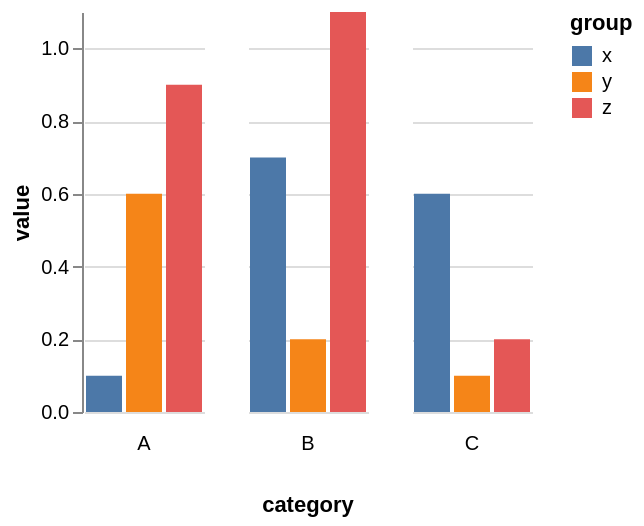

Write the Vega-Lite specification saved for this chart.
### Vega specification from a JSON file in a GitHub repository (floating-point values rounded to 4 significant figures)
{"$schema": "https://vega.github.io/schema/vega/v5.json", "background": "white", "padding": 5, "data": [{"name": "source_0", "values": [{"category": "A", "group": "x", "value": 0.1}, {"category": "A", "group": "y", "value": 0.6}, {"category": "A", "group": "z", "value": 0.9}, {"category": "B", "group": "x", "value": 0.7}, {"category": "B", "group": "y", "value": 0.2}, {"category": "B", "group": "z", "value": 1.1}, {"category": "C", "group": "x", "value": 0.6}, {"category": "C", "group": "y", "value": 0.1}, {"category": "C", "group": "z", "value": 0.2}]}, {"name": "data_0", "source": "source_0", "transform": [{"type": "stack", "groupby": ["group", "category"], "field": "value", "sort": {"field": [], "order": []}, "as": ["value_start", "value_end"], "offset": "zero"}, {"type": "filter", "expr": "isValid(datum[\"value\"]) && isFinite(+datum[\"value\"])"}]}, {"name": "column_domain", "source": "data_0", "transform": [{"type": "aggregate", "groupby": ["category"]}]}], "signals": [{"name": "x_step", "value": 20}, {"name": "child_width", "update": "bandspace(domain('x').length, 0.1, 0.05) * x_step"}, {"name": "child_height", "value": 200}], "layout": {"padding": 20, "titleAnchor": {"column": "end"}, "offset": {"columnTitle": 10}, "columns": {"signal": "length(data('column_domain'))"}, "bounds": "full", "align": "all"}, "marks": [{"name": "column-title", "type": "group", "role": "column-title", "title": {"text": "category", "style": "guide-title", "orient": "bottom", "offset": 10}}, {"name": "row_header", "type": "group", "role": "row-header", "encode": {"update": {"height": {"signal": "child_height"}}}, "axes": [{"scale": "y", "orient": "left", "grid": false, "title": "value", "labelOverlap": true, "tickCount": {"signal": "ceil(child_height/40)"}, "zindex": 0}]}, {"name": "column_footer", "type": "group", "role": "column-footer", "from": {"data": "column_domain"}, "sort": {"field": "datum[\"category\"]", "order": "ascending"}, "title": {"text": {"signal": "isValid(parent[\"category\"]) ? parent[\"category\"] : \"\"+parent[\"category\"]"}, "style": "guide-label", "frame": "group", "orient": "bottom", "offset": 10}, "encode": {"update": {"width": {"signal": "child_width"}}}}, {"name": "cell", "type": "group", "style": "cell", "from": {"facet": {"name": "facet", "data": "data_0", "groupby": ["category"]}}, "sort": {"field": ["datum[\"category\"]"], "order": ["ascending"]}, "encode": {"update": {"width": {"signal": "child_width"}, "height": {"signal": "child_height"}}}, "marks": [{"name": "child_marks", "type": "rect", "style": ["bar"], "from": {"data": "facet"}, "encode": {"update": {"fill": {"scale": "color", "field": "group"}, "ariaRoleDescription": {"value": "bar"}, "description": {"signal": "\"group: \" + (isValid(datum[\"group\"]) ? datum[\"group\"] : \"\"+datum[\"group\"]) + \"; value: \" + (format(datum[\"value\"], \"\"))"}, "xc": {"scale": "x", "field": "group", "band": 0.5}, "width": {"signal": "max(0.25, bandwidth('x'))"}, "y": {"scale": "y", "field": "value_end"}, "y2": {"scale": "y", "field": "value_start"}}}}], "axes": [{"scale": "y", "orient": "left", "gridScale": "x", "grid": true, "tickCount": {"signal": "ceil(child_height/40)"}, "domain": false, "labels": false, "aria": false, "maxExtent": 0, "minExtent": 0, "ticks": false, "zindex": 0}]}], "scales": [{"name": "x", "type": "band", "domain": {"data": "data_0", "field": "group", "sort": true}, "range": {"step": {"signal": "x_step"}}, "paddingInner": 0.1, "paddingOuter": 0.05}, {"name": "y", "type": "linear", "domain": {"data": "data_0", "fields": ["value_start", "value_end"]}, "range": [{"signal": "child_height"}, 0], "nice": true, "zero": true}, {"name": "color", "type": "ordinal", "domain": {"data": "data_0", "field": "group", "sort": true}, "range": "category"}], "legends": [{"fill": "color", "symbolType": "square", "title": "group"}], "config": {"style": {"cell": {"stroke": "transparent"}}}}
